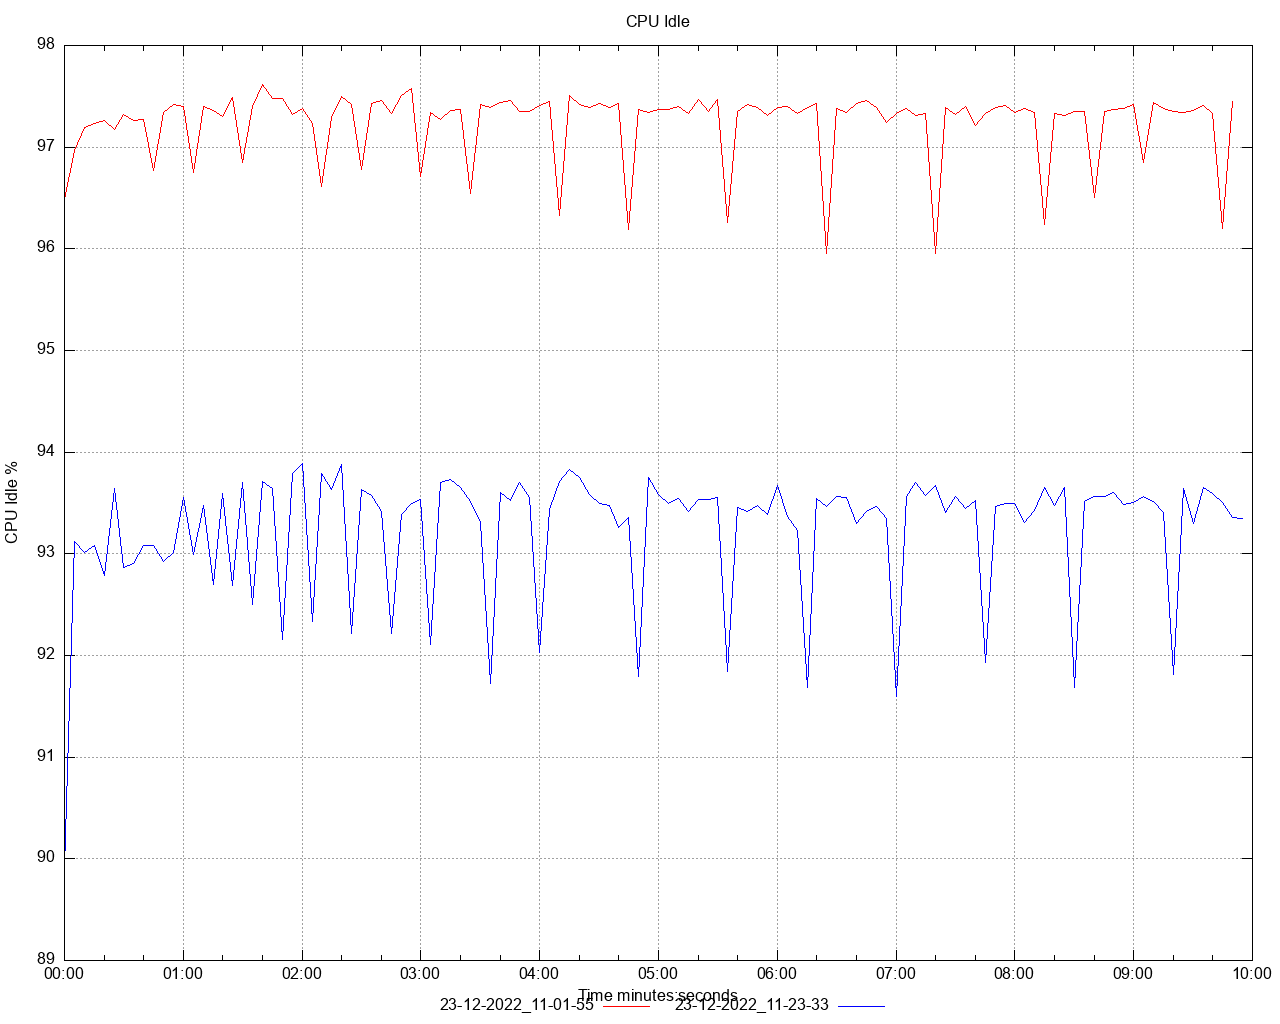

Reproduce this figure in gnuplot.
set title 'CPU Idle' noenhanced
set style data lines
set datafile separator ","
set terminal png size 1280,1024
set grid
set key below
set xdata time
set timefmt "%s"
offset = 0
t0(x)=(offset=($0==0) ? x : offset, x - offset)
set xlabel 'Time minutes:seconds'
set ylabel 'CPU Idle %'
set output '/Users/ahmet.mircik/Workspace/python/hazelcast-simulator/offload-benchmarks/report/dstat/cpu_idle_A2.png'
plot \
   '/Users/ahmet.mircik/Workspace/python/hazelcast-simulator/offload-benchmarks/report/data/cpu_idle_A2_1.data' using (t0(timecolumn(1))):2 title "23-12-2022_11-01-55" noenhanced lt rgb "red", \
   '/Users/ahmet.mircik/Workspace/python/hazelcast-simulator/offload-benchmarks/report/data/cpu_idle_A2_2.data' using (t0(timecolumn(1))):2 title "23-12-2022_11-23-33" noenhanced lt rgb "blue", \
